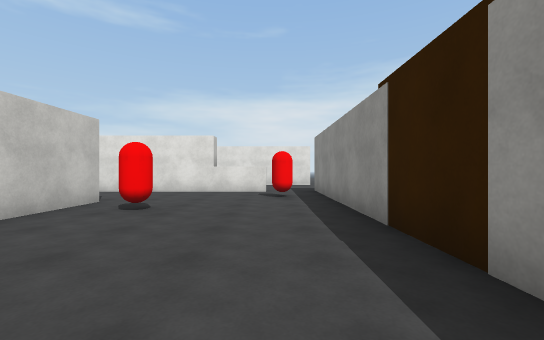
View 1 (above)

18 first-person views from a walk through a 3-D level made in the Unity game engine. The camera is 1.3 m above the floor, looks level and sees 90° across. The floor is counted in squares, 2 m on a side. Each view is taken from the middle of a square. On the plan, view 1 faces up. The plan holds only what a view shows up to about 9 squares ahead; the rest is blank. The place goes on beyond the plan. The player is left out. Surface patterns are stand-ins for the level's own textures.

View 2
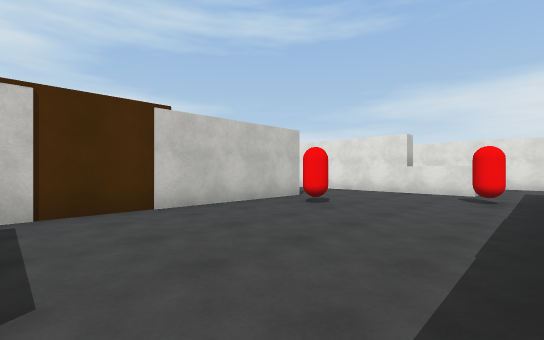

View 3
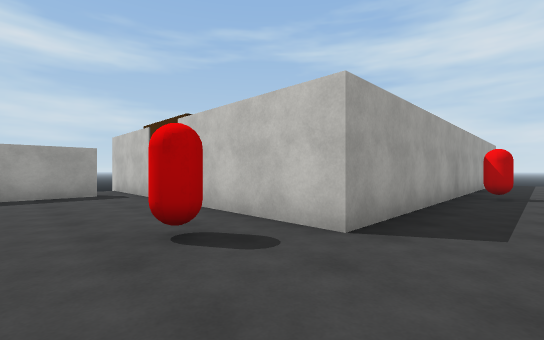

View 4
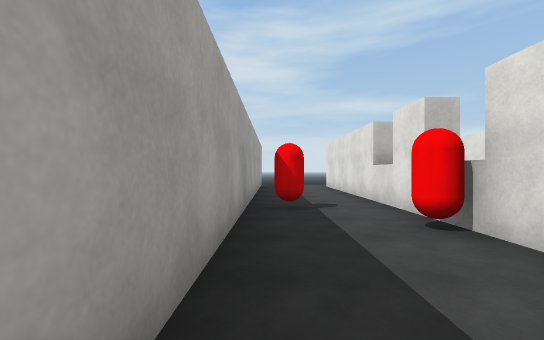

View 5
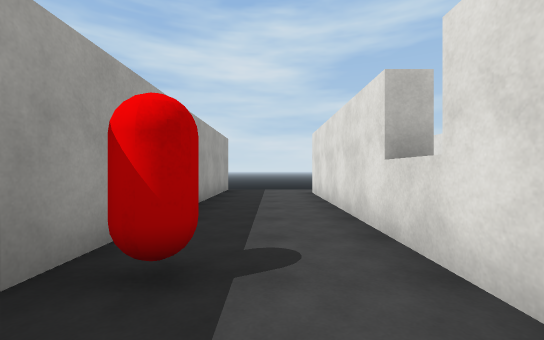

View 6
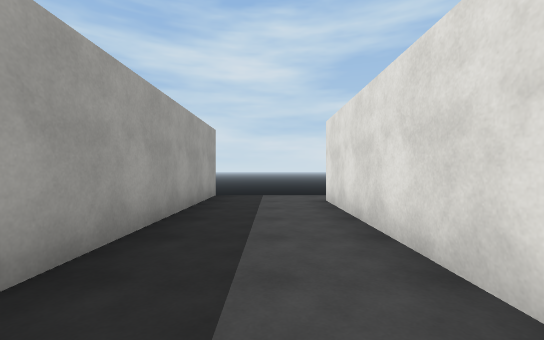

View 7
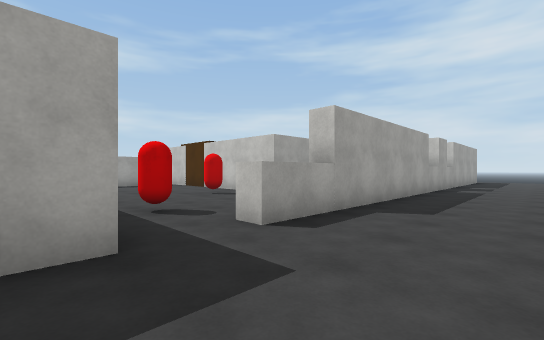

View 8
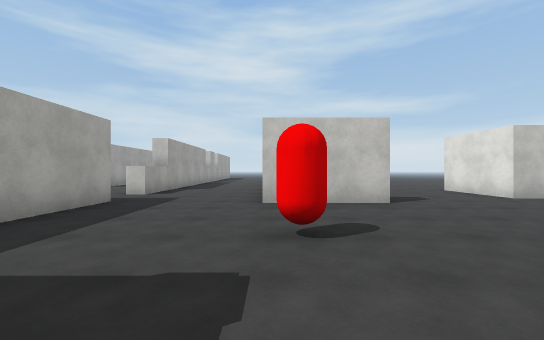

View 9
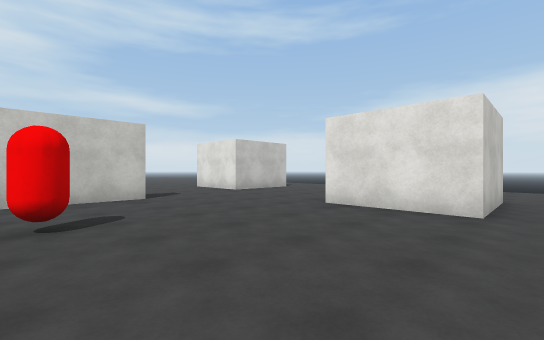

View 10
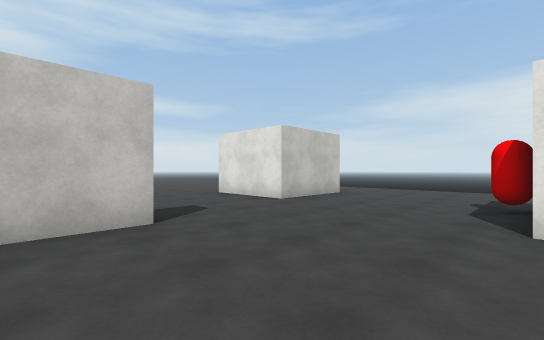

View 11
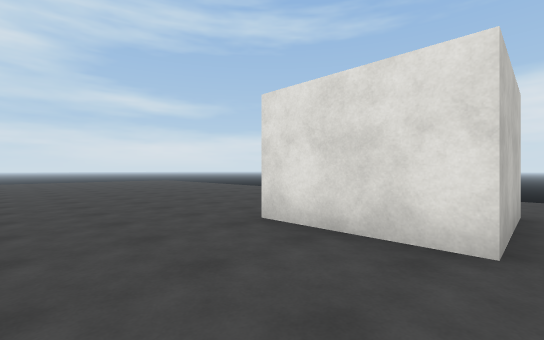

View 12
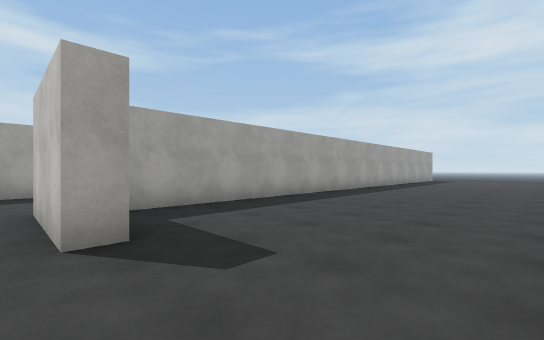

View 13
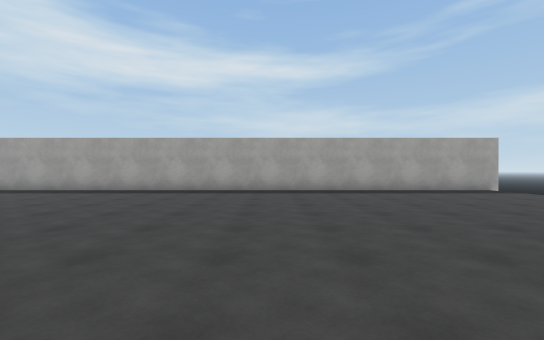

View 14
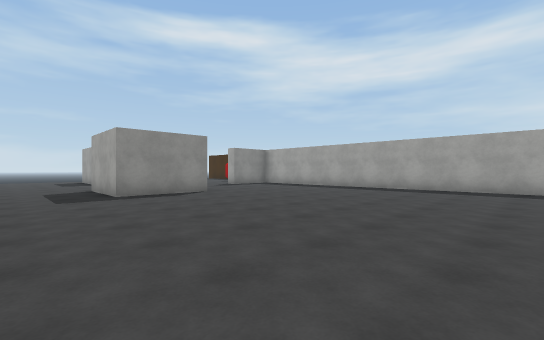

View 15
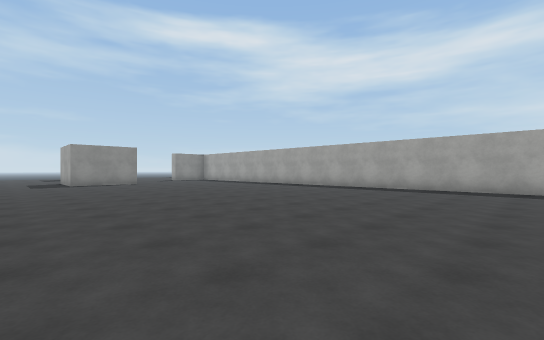

View 16
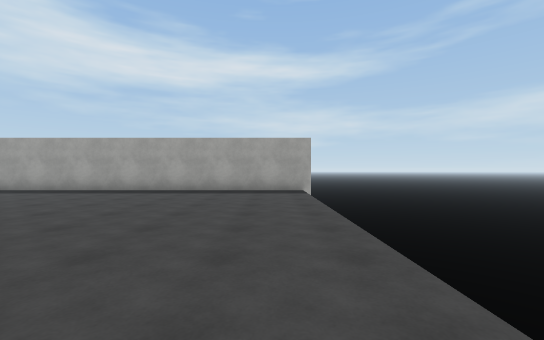

View 17
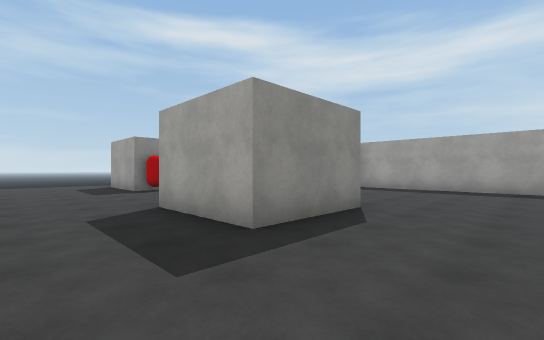

View 18
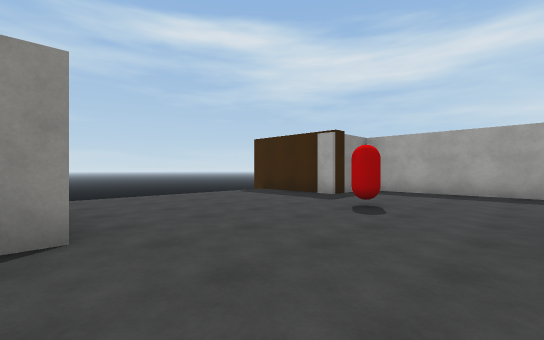

### Floor plan
Key: @ floor where view 1 was taken; # wall or solid block; . floor; ^ raised ledge; v drop or lower ground; C red capsule.
Columns run from 16 left of view 1 to 9 right of it. Each row starts with its distance up from view 1.
 22  ........................
 21  ........................
 20 v..............##........
 19 v..............##....C##.
 18 v..............##....###.
 17 v....................###.
 16 v........................v
 15 v........................v
 14 v................#.......v
 13 v................#.......v
 12 ##################..C....v
 11       ...................v
 10       ................###
  9        ...............#
  8 v.#####^#C#####^..#####
  7 v...............C.#
  6 v......C..........#
  5 #############.C...#
  4             #.....#
  3             #.....#
  2             #.....#
  1             #.....#
  0             #...@.
 -1             #.##
 -2             #.
 -3             v

Where each view was taken, in squares from view 1:
view 1: 0 up, 0 right, facing up
view 2: 0 up, 1 right, facing up-left
view 3: 7 up, 1 left, facing down-left
view 4: 6 up, 4 left, facing left
view 5: 7 up, 7 left, facing left
view 6: 7 up, 9 left, facing left
view 7: 11 up, 2 right, facing down-left
view 8: 12 up, 7 right, facing left
view 9: 12 up, 8 right, facing up-left
view 10: 13 up, 5 right, facing up-left
view 11: 15 up, 1 right, facing up-left
view 12: 17 up, 2 right, facing down-left
view 13: 21 up, 9 left, facing down
view 14: 22 up, 9 left, facing down-right
view 15: 22 up, 15 left, facing down-right
view 16: 21 up, 15 left, facing down
view 17: 22 up, 4 left, facing down-right
view 18: 17 up, 2 right, facing down-right
